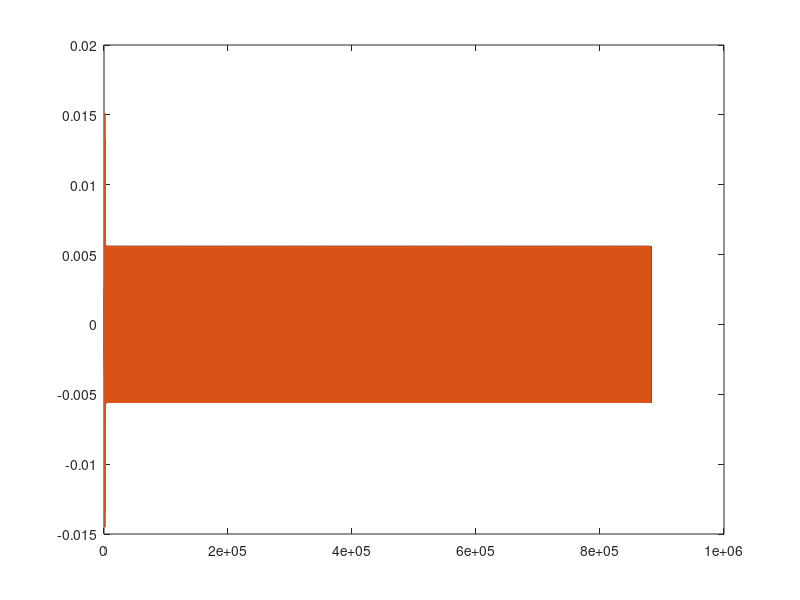

This chart was generated by the following MATLAB code:
close all 
clear all 


data = load ('experiment31Filters(2048)');

f0= 800 ;
fs = 44100;
sineTime = 20 ;
filterSize  = 2048 ;


time = 0:(1/fs):sineTime - (1/fs) ;
sine= sin(2*pi*f0.*time);

% h = (1/filterSize)* ones(1,filterSize);
h= data.P;
h1 = data.S2 ; 

filtredSignal = filter(h1,1,sine);
filtredSignal = filter(h,1,filtredSignal);


numberOfIterations = floor(length(time)/filterSize);

filtredSignalBlocks = zeros(1,numberOfIterations*filterSize);

 k = [zeros(filterSize, filterSize), eye(filterSize)] ; 
% Filtering in Time Domain
tic
for i=0:numberOfIterations-1
    if (i==0)
        % First take two past blocks and the current block 
         portion = [zeros(1,filterSize),zeros(1,filterSize),sine(1:filterSize)];
         
         % Filter with the first filter 
         temp= filter(h1,1,portion) ; 
         
         portion = temp(filterSize+1:end) ; 
         
    elseif (i==1)
        portion = [zeros(1,filterSize),sine(1:filterSize),sine(filterSize+1:2*filterSize)];
         
         temp= filter(h1,1,portion) ; 
         
         portion = temp(filterSize+1:end) ; 

         
    else  
         portion = sine((i-2)*filterSize + 1 : (i+1)*filterSize);
         
         temp = filter(h1, 1,portion) ;
         portion = temp(filterSize+1:end) ; 


    end
        output = filter (h,1,portion);
         output= output(filterSize+1:end);
        filtredSignalBlocks((i)*filterSize + 1:(i+1)*filterSize) = output ;
  
    
end

computationTiemConvolutaion = toc 
figure; 
plot(filtredSignal);
hold on 
plot(filtredSignalBlocks);


